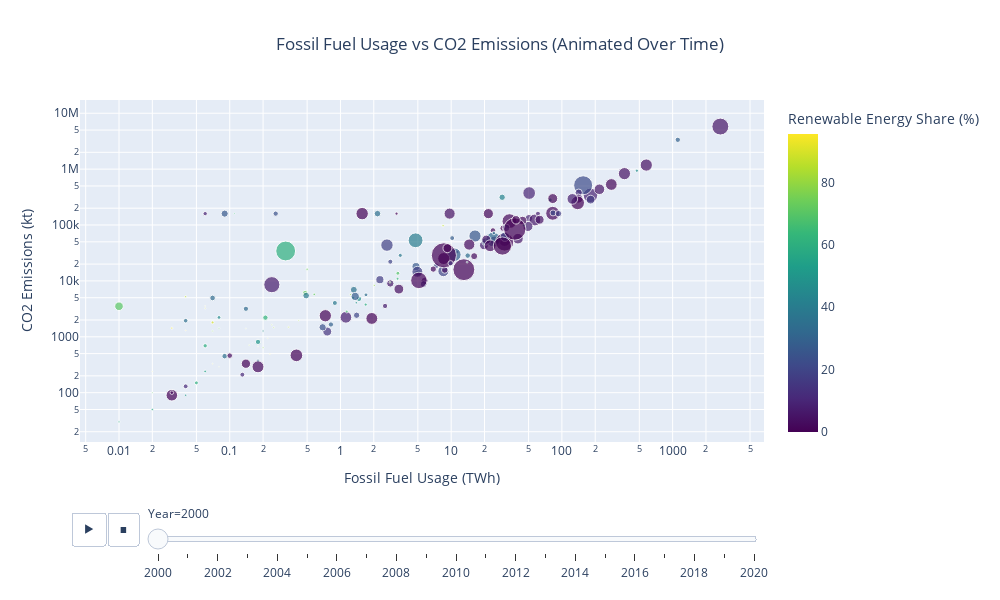

Notebook source saved alongside this figure:
### Markdown cell above
## Visualisation 2: Scatter Plot - Fossil Fuel Usage vs CO2 Emissions
**Purpose**: Analyze the link between fossil fuel consumption and CO2 emissions, while highlighting the impact of renewable energy share.

### Code cell
# Scatter plot for Fossil Fuel Usage vs CO2 Emissions
fig = px.scatter(
    df,
    x='Electricity from fossil fuels (TWh)',
    y='CO2 Emissions (kt)',
    color='Renewable energy share in the total final energy consumption (%)',
    size='Primary energy consumption per capita (kWh/person)',
    hover_name='Entity',
    animation_frame='Year',  # Add a time slider for yearly trends
    title='Fossil Fuel Usage vs CO2 Emissions (Animated Over Time)',
    labels={
        'Electricity from fossil fuels (TWh)': 'Fossil Fuel Usage (TWh)',
        'CO2 Emissions (kt)': 'CO2 Emissions (kt)',
        'Renewable energy share in the total final energy consumption (%)': 'Renewable Energy Share (%)',
        'Primary energy consumption per capita (kWh/person)': 'Energy Consumption per Capita'
    },
    color_continuous_scale='Viridis'
)

# Enhance layout with logarithmic scales and additional annotations
fig.update_layout(
    title_x=0.5,  # Center the title
    xaxis=dict(title='Fossil Fuel Usage (TWh)', type='log'),  # Logarithmic scale for x-axis
    yaxis=dict(title='CO2 Emissions (kt)', type='log'),  # Logarithmic scale for y-axis
    coloraxis_colorbar=dict(title='Renewable Energy Share (%)'),
    width=1000,  # Adjust width
    height=600   # Adjust height
)

# Annotate significant outliers or key observations
fig.add_annotation(
    x=5000, y=10e6,
    text="Example Country",
    showarrow=True,
    arrowhead=2,
    arrowcolor='red',
    font=dict(size=12, color='black')
)

# Display the scatter plot
fig.show()

### Figure 1 — Plotly figure (JSON) as saved in the notebook; plotly's stock layout.template omitted (floating-point values rounded to 4 significant figures; data arrays with more than 128 entries replaced by an {"elided": "..."} marker saying what was removed)
{"data": [{"hovertemplate": "<b>%{hovertext}</b><br><br>Year=2000<br>Fossil Fuel Usage (TWh)=%{x}<br>CO2 Emissions (kt)=%{y}<br>Energy Consumption per Capita=%{marker.size}<br>Renewable Energy Share (%)=%{marker.color}<extra></extra>", "hovertext": {"elided": "168 str values"}, "legendgroup": "", "marker": {"color": {"elided": "168 float values"}, "coloraxis": "coloraxis", "size": {"elided": "168 float values"}, "sizemode": "area", "sizeref": 656.5, "symbol": "circle"}, "mode": "markers", "name": "", "orientation": "v", "showlegend": false, "type": "scatter", "x": {"elided": "168 float values"}, "xaxis": "x", "y": {"elided": "168 float values"}, "yaxis": "y"}], "layout": {"annotations": [{"arrowcolor": "red", "arrowhead": 2, "font": {"color": "black", "size": 12}, "showarrow": true, "text": "Example Country", "x": 5000, "y": 10000000}], "coloraxis": {"colorbar": {"title": {"text": "Renewable Energy Share (%)"}}, "colorscale": [[0, "#440154"], [0.1111, "#482878"], [0.2222, "#3e4989"], [0.3333, "#31688e"], [0.4444, "#26828e"], [0.5556, "#1f9e89"], [0.6667, "#35b779"], [0.7778, "#6ece58"], [0.8889, "#b5de2b"], [1, "#fde725"]]}, "height": 600, "legend": {"itemsizing": "constant", "tracegroupgap": 0}, "sliders": [{"active": 0, "currentvalue": {"prefix": "Year="}, "len": 0.9, "pad": {"b": 10, "t": 60}, "steps": [{"args": [["2000"], {"frame": {"duration": 0, "redraw": false}, "fromcurrent": true, "mode": "immediate", "transition": {"duration": 0, "easing": "linear"}}], "label": "2000", "method": "animate"}, {"args": [["2001"], {"frame": {"duration": 0, "redraw": false}, "fromcurrent": true, "mode": "immediate", "transition": {"duration": 0, "easing": "linear"}}], "label": "2001", "method": "animate"}, {"args": [["2002"], {"frame": {"duration": 0, "redraw": false}, "fromcurrent": true, "mode": "immediate", "transition": {"duration": 0, "easing": "linear"}}], "label": "2002", "method": "animate"}, {"args": [["2003"], {"frame": {"duration": 0, "redraw": false}, "fromcurrent": true, "mode": "immediate", "transition": {"duration": 0, "easing": "linear"}}], "label": "2003", "method": "animate"}, {"args": [["2004"], {"frame": {"duration": 0, "redraw": false}, "fromcurrent": true, "mode": "immediate", "transition": {"duration": 0, "easing": "linear"}}], "label": "2004", "method": "animate"}, {"args": [["2005"], {"frame": {"duration": 0, "redraw": false}, "fromcurrent": true, "mode": "immediate", "transition": {"duration": 0, "easing": "linear"}}], "label": "2005", "method": "animate"}, {"args": [["2006"], {"frame": {"duration": 0, "redraw": false}, "fromcurrent": true, "mode": "immediate", "transition": {"duration": 0, "easing": "linear"}}], "label": "2006", "method": "animate"}, {"args": [["2007"], {"frame": {"duration": 0, "redraw": false}, "fromcurrent": true, "mode": "immediate", "transition": {"duration": 0, "easing": "linear"}}], "label": "2007", "method": "animate"}, {"args": [["2008"], {"frame": {"duration": 0, "redraw": false}, "fromcurrent": true, "mode": "immediate", "transition": {"duration": 0, "easing": "linear"}}], "label": "2008", "method": "animate"}, {"args": [["2009"], {"frame": {"duration": 0, "redraw": false}, "fromcurrent": true, "mode": "immediate", "transition": {"duration": 0, "easing": "linear"}}], "label": "2009", "method": "animate"}, {"args": [["2010"], {"frame": {"duration": 0, "redraw": false}, "fromcurrent": true, "mode": "immediate", "transition": {"duration": 0, "easing": "linear"}}], "label": "2010", "method": "animate"}, {"args": [["2011"], {"frame": {"duration": 0, "redraw": false}, "fromcurrent": true, "mode": "immediate", "transition": {"duration": 0, "easing": "linear"}}], "label": "2011", "method": "animate"}, {"args": [["2012"], {"frame": {"duration": 0, "redraw": false}, "fromcurrent": true, "mode": "immediate", "transition": {"duration": 0, "easing": "linear"}}], "label": "2012", "method": "animate"}, {"args": [["2013"], {"frame": {"duration": 0, "redraw": false}, "fromcurrent": true, "mode": "immediate", "transition": {"duration": 0, "easing": "linear"}}], "label": "2013", "method": "animate"}, {"args": [["2014"], {"frame": {"duration": 0, "redraw": false}, "fromcurrent": true, "mode": "immediate", "transition": {"duration": 0, "easing": "linear"}}], "label": "2014", "method": "animate"}, {"args": [["2015"], {"frame": {"duration": 0, "redraw": false}, "fromcurrent": true, "mode": "immediate", "transition": {"duration": 0, "easing": "linear"}}], "label": "2015", "method": "animate"}, {"args": [["2016"], {"frame": {"duration": 0, "redraw": false}, "fromcurrent": true, "mode": "immediate", "transition": {"duration": 0, "easing": "linear"}}], "label": "2016", "method": "animate"}, {"args": [["2017"], {"frame": {"duration": 0, "redraw": false}, "fromcurrent": true, "mode": "immediate", "transition": {"duration": 0, "easing": "linear"}}], "label": "2017", "method": "animate"}, {"args": [["2018"], {"frame": {"duration": 0, "redraw": false}, "fromcurrent": true, "mode": "immediate", "transition": {"duration": 0, "easing": "linear"}}], "label": "2018", "method": "animate"}, {"args": [["2019"], {"frame": {"duration": 0, "redraw": false}, "fromcurrent": true, "mode": "immediate", "transition": {"duration": 0, "easing": "linear"}}], "label": "2019", "method": "animate"}, {"args": [["2020"], {"frame": {"duration": 0, "redraw": false}, "fromcurrent": true, "mode": "immediate", "transition": {"duration": 0, "easing": "linear"}}], "label": "2020", "method": "animate"}], "x": 0.1, "xanchor": "left", "y": 0, "yanchor": "top"}], "title": {"text": "Fossil Fuel Usage vs CO2 Emissions (Animated Over Time)", "x": 0.5}, "updatemenus": [{"buttons": [{"args": [null, {"frame": {"duration": 500, "redraw": false}, "fromcurrent": true, "mode": "immediate", "transition": {"duration": 500, "easing": "linear"}}], "label": "&#9654;", "method": "animate"}, {"args": [[null], {"frame": {"duration": 0, "redraw": false}, "fromcurrent": true, "mode": "immediate", "transition": {"duration": 0, "easing": "linear"}}], "label": "&#9724;", "method": "animate"}], "direction": "left", "pad": {"r": 10, "t": 70}, "showactive": false, "type": "buttons", "x": 0.1, "xanchor": "right", "y": 0, "yanchor": "top"}], "width": 1000, "xaxis": {"anchor": "y", "autorange": true, "domain": [0, 1], "range": [-2.354, 3.828], "title": {"text": "Fossil Fuel Usage (TWh)"}, "type": "log"}, "yaxis": {"anchor": "x", "autorange": true, "domain": [0, 1], "range": [1.118, 7.235], "title": {"text": "CO2 Emissions (kt)"}, "type": "log"}}}
